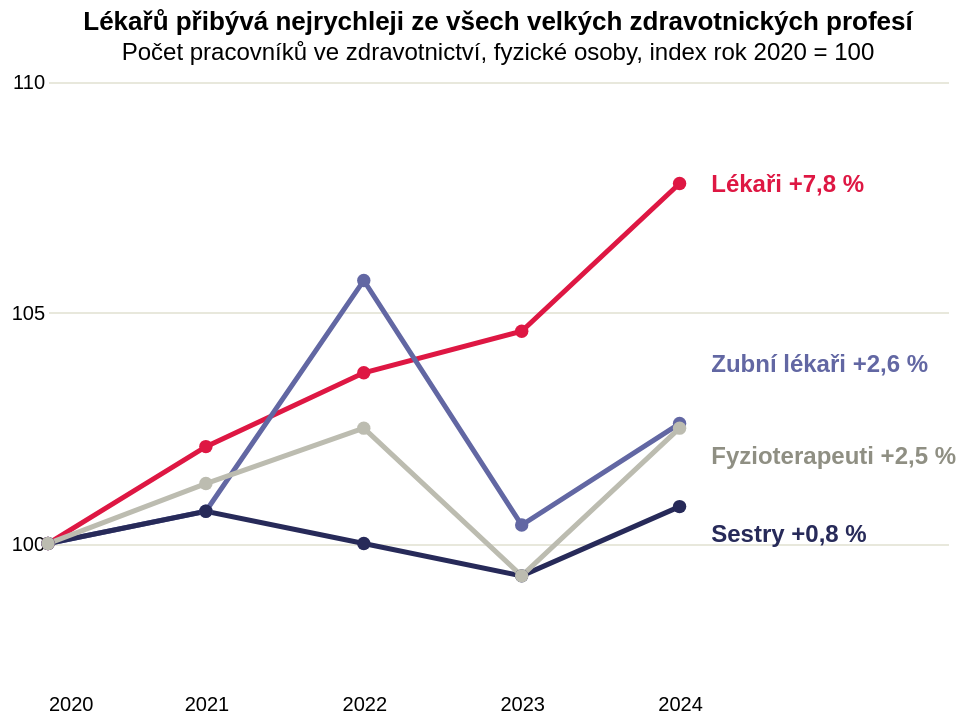

The Vega-Lite source for this figure:
### Vega-Lite specification from a JSON file in a GitHub repository (floating-point values rounded to 4 significant figures)
{"_source": "ČSÚ, Zdravotnictví – personál a mzdy (data ÚZIS), 2020–2024", "$schema": "https://vega.github.io/schema/vega-lite/v5.json", "description": "Vývoj počtu čtyř velkých zdravotnických profesí v Česku 2020–2024 jako index (2020 = 100). Lékařů přibylo 7,8 %, zubních lékařů 2,6 %, fyzioterapeutů 2,5 %, všeobecných sester 0,8 %. Celkový součet zdravotníků roste – nedostatek péče proto nevzniká úbytkem lidí v součtu, ale jejich věkem, rozmístěním a úvazky.", "width": 450, "height": 300, "title": {"text": "Lékařů přibývá nejrychleji ze všech velkých zdravotnických profesí", "subtitle": "Počet pracovníků ve zdravotnictví, fyzické osoby, index rok 2020 = 100"}, "data": {"values": [{"rok": 2020, "obor": "Lékaři", "index": 100.0, "pocet": "45 252"}, {"rok": 2021, "obor": "Lékaři", "index": 102.1, "pocet": "46 185"}, {"rok": 2022, "obor": "Lékaři", "index": 103.7, "pocet": "46 917"}, {"rok": 2023, "obor": "Lékaři", "index": 104.6, "pocet": "47 329"}, {"rok": 2024, "obor": "Lékaři", "index": 107.8, "pocet": "48 781"}, {"rok": 2020, "obor": "Zubní lékaři", "index": 100.0, "pocet": "6 817"}, {"rok": 2021, "obor": "Zubní lékaři", "index": 100.7, "pocet": "6 868"}, {"rok": 2022, "obor": "Zubní lékaři", "index": 105.7, "pocet": "7 208"}, {"rok": 2023, "obor": "Zubní lékaři", "index": 100.4, "pocet": "6 845"}, {"rok": 2024, "obor": "Zubní lékaři", "index": 102.6, "pocet": "6 993"}, {"rok": 2020, "obor": "Všeobecné sestry", "index": 100.0, "pocet": "85 870"}, {"rok": 2021, "obor": "Všeobecné sestry", "index": 100.7, "pocet": "86 440"}, {"rok": 2022, "obor": "Všeobecné sestry", "index": 100.0, "pocet": "85 896"}, {"rok": 2023, "obor": "Všeobecné sestry", "index": 99.3, "pocet": "85 309"}, {"rok": 2024, "obor": "Všeobecné sestry", "index": 100.8, "pocet": "86 580"}, {"rok": 2020, "obor": "Fyzioterapeuti", "index": 100.0, "pocet": "9 287"}, {"rok": 2021, "obor": "Fyzioterapeuti", "index": 101.3, "pocet": "9 412"}, {"rok": 2022, "obor": "Fyzioterapeuti", "index": 102.5, "pocet": "9 523"}, {"rok": 2023, "obor": "Fyzioterapeuti", "index": 99.3, "pocet": "9 225"}, {"rok": 2024, "obor": "Fyzioterapeuti", "index": 102.5, "pocet": "9 516"}]}, "layer": [{"mark": {"type": "line", "point": {"filled": true, "size": 45}, "strokeWidth": 2.5}, "encoding": {"x": {"field": "rok", "type": "quantitative", "title": null, "scale": {"domain": [2020, 2026.0]}, "axis": {"grid": false, "domain": false, "ticks": false, "values": [2020, 2021, 2022, 2023, 2024], "labelExpr": "datum.value", "labelPadding": 6}}, "y": {"field": "index", "type": "quantitative", "title": null, "scale": {"domain": [97, 110]}, "axis": {"grid": true, "gridColor": "#e8e8dc", "domain": false, "ticks": false, "values": [100, 105, 110]}}, "color": {"field": "obor", "type": "nominal", "legend": null, "scale": {"domain": ["Lékaři", "Zubní lékaři", "Všeobecné sestry", "Fyzioterapeuti"], "range": ["#de1743", "#6267a3", "#272a59", "#bcbcb0"]}}, "tooltip": [{"field": "obor", "title": "Profese"}, {"field": "rok", "title": "Rok"}, {"field": "pocet", "title": "Fyzické osoby"}, {"field": "index", "title": "Index (2020 = 100)"}]}}, {"data": {"values": [{"x": 2024.0, "y": 107.8, "text": "Lékaři +7,8 %", "barva": "#de1743"}, {"x": 2024.0, "y": 103.9, "text": "Zubní lékaři +2,6 %", "barva": "#6267a3"}, {"x": 2024.0, "y": 101.9, "text": "Fyzioterapeuti +2,5 %", "barva": "#8f8f83"}, {"x": 2024.0, "y": 100.2, "text": "Sestry +0,8 %", "barva": "#272a59"}]}, "mark": {"type": "text", "align": "left", "baseline": "middle", "dx": 4, "fontSize": 12, "fontWeight": "bold"}, "encoding": {"x": {"field": "x", "type": "quantitative", "scale": {"domain": [2020, 2026.0]}}, "y": {"field": "y", "type": "quantitative", "scale": {"domain": [97, 110]}}, "text": {"field": "text"}, "color": {"field": "barva", "type": "nominal", "scale": null, "legend": null}}}], "config": {"view": {"stroke": "transparent"}}}
